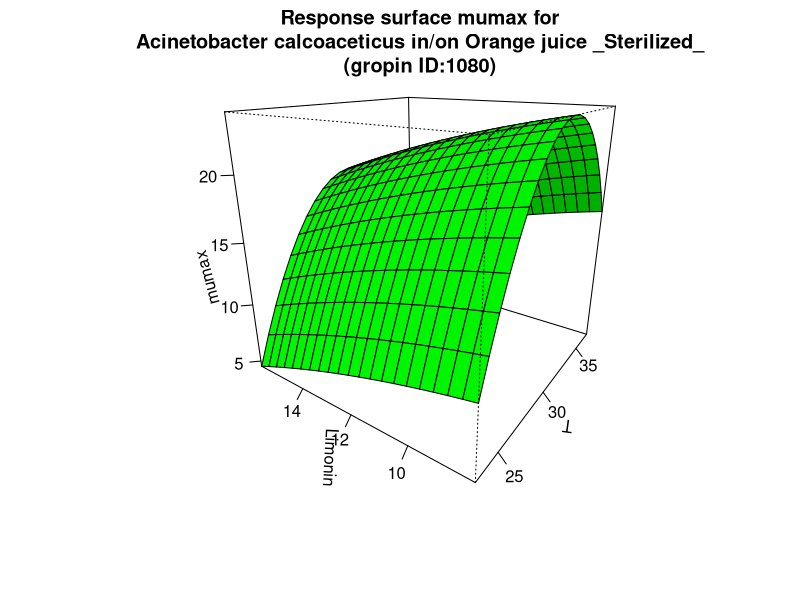

Generate this figure with R:
#############################
# start of Parameter script
#############################
T <- seq(23.023,36.963036963037,length.out=21)
Limonin <- seq(8.008,15.984015984016,length.out=21)
#############################
# end of Parameter script
#############################
############################# 
# start of Model script Gropin ID 1080 
#############################
 
# constant coefficients for this model
 
variables <- data.frame(T,Limonin)
argumentsPar <- expand.grid(variables)
 
# heart of the model
response_surface <- function(T,Limonin) {
   mumax <-(-191+ 14.04*T-0.227*(T^2)-0.029*(Limonin^2))

return(mumax=mumax)
} 

# output parameters
responseSurface <- cbind(argumentsPar,response_surface(argumentsPar['T'],argumentsPar['Limonin']))
colnames(responseSurface) <- c(colnames(argumentsPar),'mumax')
#############################
# End of Model script
#############################
############################# 
# start of Visualisation script Gropin ID 1080 
#############################
persp(T,Limonin,matrix(unlist(responseSurface$'mumax'),nrow=21),col = 'green',xlab='T',ylab='Limonin',zlab='mumax',main='Response surface mumax for
Acinetobacter calcoaceticus in/on Orange juice _Sterilized_
(gropin ID:1080)',theta=305,phi=20,shade=0.25,ticktype = 'detailed')
#############################
# End of Visualisation script
#############################
